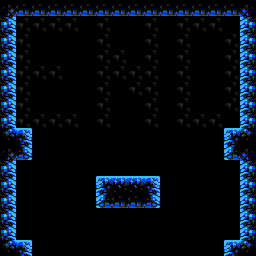

A 2D game scene composited from a Tiled map and its tileset images. What follows is a short description and the map's XML, with each tile layer's data collapsed to a summary:
An orthogonal 16x16 tile map with 16x16 px tiles, 2 tile layers (end, main), 2 tilesets and 3 objects (b_0, weredrahk, pumpkin_dera_crewman).

<map version="1.0" orientation="orthogonal" renderorder="right-down" width="16" height="16" tilewidth="16" tileheight="16" nextobjectid="11">
 <properties>
  <property name="isStart" type="bool" value="true" />
 </properties>
 <tileset firstgid="1" source="../corpus.tsx" />
 <tileset firstgid="12097" source="../../connectors.tsx" />
 <layer name="end" width="16" height="16">
  <data>[256 cells, 49 non-empty, 1 distinct tile ids]</data>
 </layer>
 <layer name="main" width="16" height="16">
  <data>[256 cells, 60 non-empty, 12 distinct tile ids]</data>
 </layer>
 <objectgroup name="connectors">
  <object id="7" type="b_0" gid="12100" x="16" y="256" width="16" height="16" />
 </objectgroup>
 <objectgroup name="enemies">
  <object id="8" type="weredrahk" x="96" y="144" width="32" height="32" />
  <object id="10" type="pumpkin_dera_crewman" x="128" y="144" width="32" height="32" />
 </objectgroup>
</map>
